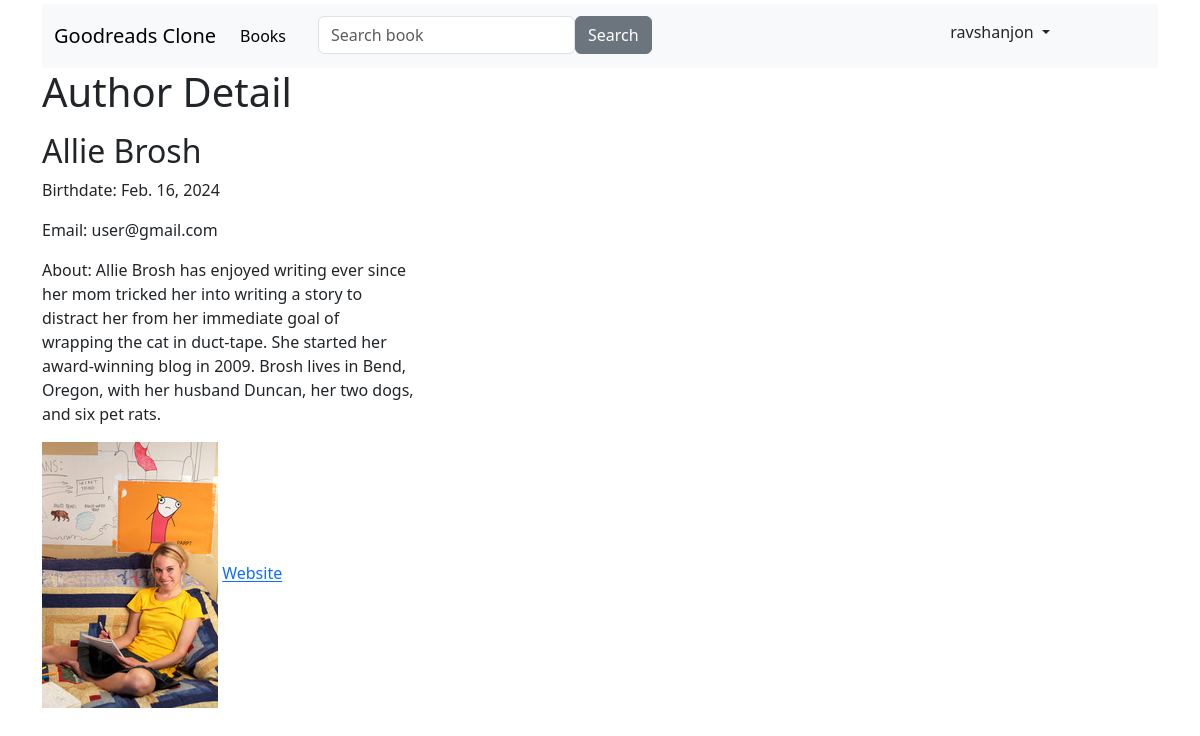
The page /books/author/1/ (signed in) on the database its author committed.
### apps/users/models.py (models this page shows)
class User(AbstractUser):
    avatar = ImageField(upload_to="users/avatar/%Y/%m/%d", default="user_avatar.jpg")
    middle_name = CharField(max_length=128, null=True, blank=True)

### apps/books/models.py (models this page shows)
class BookAuthor(AbstractModel):
    first_name = CharField(max_length=56)
    last_name = CharField(max_length=56)
    birthdate = DateField()
    website = URLField()
    avatar = ImageField(upload_to="authors/avatar/%Y/%m/%d")
    about = TextField()
    email = EmailField(unique=True)

### apps/books/views.py (the view)
# urls.py: path('author/<int:pk>/', AuthorDetailView.as_view(), name="author-detail"),
class AuthorDetailView(View):
    def get(self, request, pk):
        author = get_object_or_404(BookAuthor, id=pk)
        return render(request, "books/author-detail.html", {"author": author})

### templates/books/author-detail.html (shortened to what this page needs)
{% extends "base.html" %}
{% load crispy_forms_tags %}
{% block content %}
    <h1>Author Detail</h1>
    <div class="col-4 mt-3">
        <div>
            <h2>{{ author.first_name }} {{ author.last_name }}</h2>
            <p>Birthdate: {{ author.birthdate }}</p>
            <p>Email: {{ author.email }}</p>
            <p>About: {{ author.about }}</p>
            <img src="{{ author.avatar.url }}" alt="Author's avatar">
            <a href="{{ author.website }}">Website</a>
        </div>
    </div>
{% endblock %}

### templates/base.html (shortened to what this page needs)
{% load static %}
<!doctype html>
<html lang="en">
<head>
    <link href='https://unpkg.com/boxicons@2.1.4/css/boxicons.min.css' rel='stylesheet'>
    <link rel="stylesheet" href="{% static 'main.css' %}">
    <link href="https://cdn.jsdelivr.net/npm/bootstrap@5.3.2/dist/css/bootstrap.min.css" rel="stylesheet"
>
</head>
<body>
<div class="container">
    <nav class="navbar navbar-expand-lg bg-body-tertiary mt-1">
        <div class="container-fluid">
            <a class="navbar-brand" href="{% url 'home' %}">Goodreads Clone</a>
            <div class="collapse navbar-collapse" id="navbarSupportedContent">
                <ul class="navbar-nav me-auto mb-2 mb-lg-0">
                    <li class="nav-item">
                        <a class="nav-link active" aria-current="page" href="{% url 'books:book-list' %}">Books</a>
                    </li>
                    <li>
                        <form action="{% url 'books:book-list' %}" method="get" class="d-flex ms-4">
                            <input type="text" class="form-control" name="q" value="{{ param }}"
                                   placeholder="Search book">
                            <button type="submit" class="btn btn-secondary">Search</button>
                        </form>
                    </li>
                </ul>
            </div>
            <div class="me-5 mt-2">
                <ul type="none" class="me-5">
                    {% if  request.user.is_authenticated %}
                        <li class="nav-item dropdown">
                            <a class="nav-link dropdown-toggle" href="#" role="button" data-bs-toggle="dropdown"
                               aria-expanded="false">
                                {{ request.user.username }}
                            </a>
                        </li>
                    {% endif %}
                </ul>
            </div>
        </div>
    </nav>
    {% block content %}
    {% endblock %}
</div>
</body>
</html>

### rows shown on the page
User: user.username "ravshanjon"
BookAuthor: first_name "Allie", last_name "Brosh", birthdate "Feb. 16, 2024", email "user@gmail.com", about "Allie Brosh has enjoyed writing ever since her mom tricked her into writing a story to distract her from her immediate goal of wrapping the cat in duct-tape. She started her award-winning blog in 2009. Brosh lives in Bend, Oregon, with her husband Duncan, her two dogs, and six pet rats.", avatar (picture)
